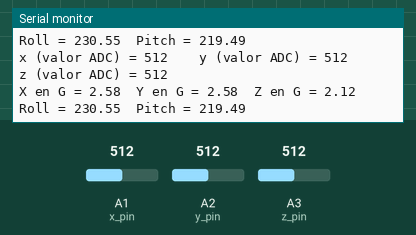
The sketch below on a simulated Arduino Uno, built with avr-gcc and run on an emulated ATmega328P. Shown: the last lines printed to the serial monitor. Inputs (shaded band) come from the test bench; at power-on: A1 (x_pin) = 512, A2 (y_pin) = 512, A3 (z_pin) = 512.

Above: at 1.8 s.
1.9 s: A1 (x_pin) set to 716
At 2.21 s:
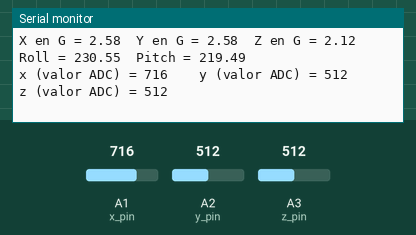
3.4 s: A2 (y_pin) set to 716
At 3.4 s:
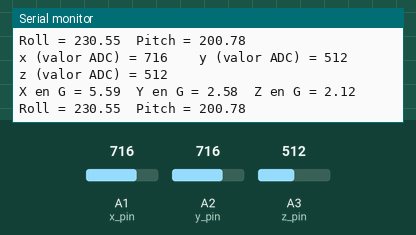
4.9 s: A3 (z_pin) set to 716
At 5.43 s:
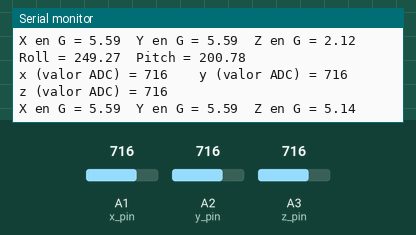
6.4 s: A1 (x_pin) set to 900
At 7.3 s:
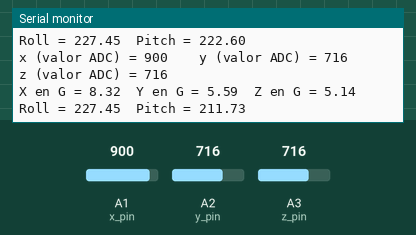
7.9 s: A2 (y_pin) set to 900
At 9.2 s:
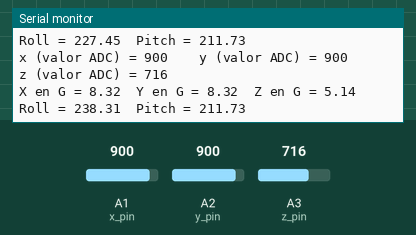
9.4 s: A3 (z_pin) set to 900
At 10.5 s:
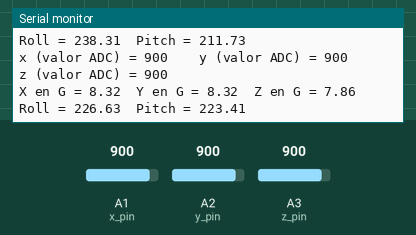
Timing chart, 0 to 11.9 s (numbered marks = the images above; inputs shaded):
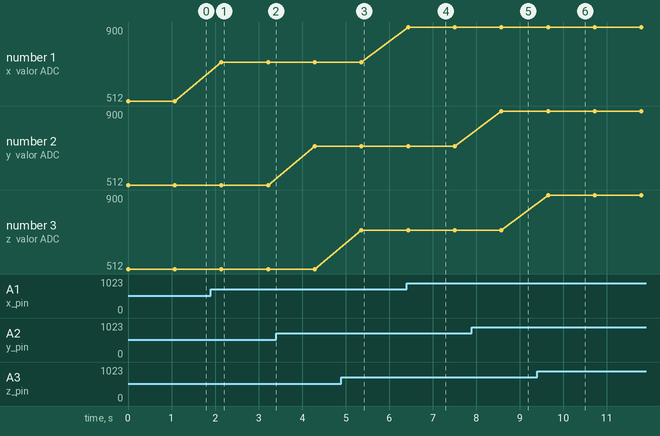

Measured:
- after the input at 1.9 s, the serial monitor: prints a new line after 0.24 s (image 1)
- after the input at 4.9 s, the serial monitor: prints a new line after 0.46 s (image 3)
- after the input at 6.4 s, the serial monitor: prints a new line at once (image 4)
- after the input at 7.9 s, the serial monitor: prints a new line after 0.68 s (image 5)
- after the input at 9.4 s, the serial monitor: prints a new line after 0.25 s (image 6)
- plotted number 1: 512 → 716 after the input at 1.9 s, 716 → 900 after the input at 6.4 s

The sketch:

acelerometro3.ino
```cpp
//Tomado de:https://www.taloselectronics.com/blogs/tutoriales/acelerometro-adxl335
//Adaptación Dr. Fernando Aldana Franco
#include <math.h>
const int x_pin = A1; // connect x_out of module to A1
const int y_pin = A2; // connect y_out of module to A2
const int z_pin = A3; // connect z_out of module to A3
const int tiempo_lectura=1000;

void setup() {
  Serial.begin(9600);
}

void loop() {
  int x_adc, y_adc, z_adc;
  double x_g, y_g, z_g;
  double roll, pitch, yaw;
  x_adc = analogRead(x_pin); /* Digital value of voltage on x_out pin */
  y_adc = analogRead(y_pin); /* Digital value of voltage on y_out pin */
  z_adc = analogRead(z_pin); /* Digital value of voltage on z_out pin */
  Serial.print("x (valor ADC) = ");
  Serial.print(x_adc);
  Serial.print("\t\t");
  Serial.print("y (valor ADC) = ");
  Serial.print(y_adc);
  Serial.print("\t\t");
  Serial.print("z (valor ADC) = ");
  Serial.print(z_adc);
  Serial.println();
  //delay(100);

  x_g = ( ( ( (double)(x_adc * 5)/1024) - 1.65 ) / 0.330 ); /* Acceleration in x-direction in g units */
  y_g = ( ( ( (double)(y_adc * 5)/1024) - 1.65 ) / 0.330 ); /* Acceleration in y-direction in g units */
  z_g = ( ( ( (double)(z_adc * 5)/1024) - 1.80 ) / 0.330 ); /* Acceleration in z-direction in g units */
  Serial.print("X en G = ");
  Serial.print(x_g);
  Serial.print("\t");
  Serial.print("Y en G = ");
  Serial.print(y_g);
  Serial.print("\t");
  Serial.print("Z en G = ");
  Serial.print(z_g);
  Serial.print("\n");
  roll = ( ( (atan2(y_g,z_g) * 180) / 3.14 ) + 180 ); /* Formula for roll */
  pitch = ( ( (atan2(z_g,x_g) * 180) / 3.14 ) + 180 ); /* Formula for pitch */
  //yaw = ( ( (atan2(x_g,y_g) * 180) / 3.14 ) + 180 ); /* Formula for yaw */
  /* Not possible to measure yaw using accelerometer. Gyroscope must be used if yaw is also required */

  Serial.print("Roll = ");
  Serial.print(roll);
  Serial.print("\t");
  Serial.print("Pitch = ");
  Serial.print(pitch);
  Serial.print("\n");
  delay(tiempo_lectura);
}
```
